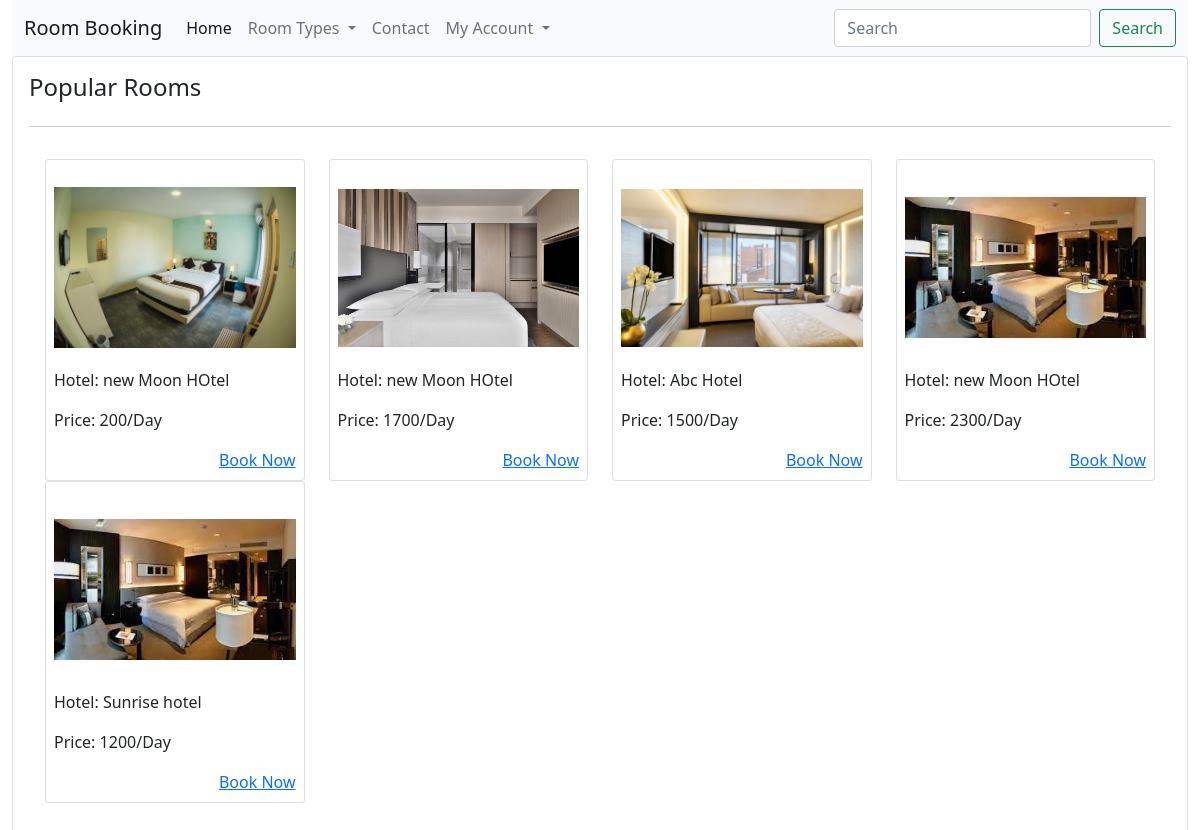
The page / on the database its author committed.
### hbsapp/models.py (models this page shows, shortened)
class TimeStamp(models.Model):
    created_at = models.DateTimeField(auto_now_add=True)
    updated_at = models.DateTimeField(auto_now=True)
    class Meta:
        abstract = True

class HotelRoom(TimeStamp):
    hotel = models.ForeignKey(Hotel, on_delete=models.RESTRICT)
    room_type = models.CharField(max_length=50, choices=ROOM_TYPE)
    room_code = models.CharField(max_length=50)
    image = models.ImageField(upload_to="rooms")
    description = models.TextField()
    price = models.PositiveIntegerField()
    view_count = models.BigIntegerField(default=0)

class Hotel(TimeStamp):
    name = models.CharField(max_length=200)
    image = models.ImageField(upload_to="hotels", null=True, blank=True)
    address = models.CharField(max_length=200)
    contact = models.CharField(max_length=200)
    email = models.EmailField(unique=True)

### hbsapp/views.py (the view)
# urls.py: path("", ClientHomeView.as_view(), name="clienthome"),
class ClientHomeView(ClientMixin, View):
    def get(self, request, *args, **kwargs):
        context = self.context
        context["popular_rooms"] = HotelRoom.objects.order_by("-view_count")
        return render(request, "clienttemplates/clienthome.html", context)

### hbsapp/views.py (called while the page is built)
    def dispatch(self, request, *args, **kwargs):
        self.context = {
            "roomtypes": ROOM_TYPE
        }
        return super(ClientMixin, self).dispatch(request, *args, **kwargs)

### templates/clienttemplates/clienthome.html (shortened to what this page needs)
{% extends 'clienttemplates/clientbase.html' %}
{% load static %}
{% block content %}
<section>
    <div class="row">
        <div class="col-md-12">
            <div class="card p-3">
                <div class="card-head">
                    <h4>Popular Rooms</h4>
                </div>
                <hr>
                <div class="card-body">
                    <div class="row">
                        {% for room in popular_rooms %}
                        <div class="col-md-3">
                            <div class="card p-2 item" style="cursor: pointer;" data-url="{% url 'hbsapp:clientroomdetail' room.room_code room.id %}">
                                <img src="{{room.image.url}}" class="img-fluid" style="height: 200px; object-fit: contain;" alt="">
                                <p>Hotel: {{room.hotel.name}}</p>
                                <p>Price: {{room.price}}/Day</p>
                                <a href="{% url 'hbsapp:clientroomdetail' room.room_code room.id %}" class="text-end">Book Now</a>
                            </div>
                        </div>
                        {% endfor %}
                    </div>
                </div>
            </div>
        </div>
    </div>
</section>
{% endblock %}

### rows shown on the page
HotelRoom: image (picture), hotel.name "new Moon HOtel", price "200"
HotelRoom: image (picture), hotel.name "new Moon HOtel", price "1700"
HotelRoom: image (picture), hotel.name "Abc Hotel", price "1500"
HotelRoom: image (picture), hotel.name "new Moon HOtel", price "2300"
HotelRoom: image (picture), hotel.name "Sunrise hotel", price "1200"
